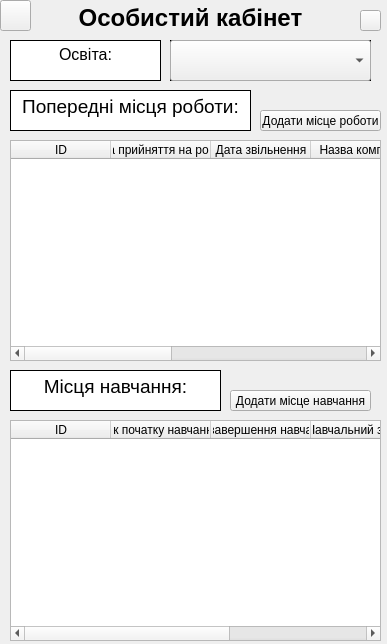
<?xml version="1.0" encoding="UTF-8"?>
<ui version="4.0">
 <class>PrivateOffice</class>
 <widget class="QMainWindow" name="PrivateOffice">
  <property name="geometry">
   <rect>
    <x>0</x>
    <y>0</y>
    <width>387</width>
    <height>644</height>
   </rect>
  </property>
  <property name="windowTitle">
   <string>MainWindow</string>
  </property>
  <widget class="QWidget" name="centralwidget">
   <widget class="QTextBrowser" name="textBrowser">
    <property name="geometry">
     <rect>
      <x>-10</x>
      <y>0</y>
      <width>401</width>
      <height>41</height>
     </rect>
    </property>
    <property name="styleSheet">
     <string notr="true">background-color: rgba(255, 255, 255, 0);
border:none;</string>
    </property>
    <property name="html">
     <string>&lt;!DOCTYPE HTML PUBLIC &quot;-//W3C//DTD HTML 4.0//EN&quot; &quot;http://www.w3.org/TR/REC-html40/strict.dtd&quot;&gt;
&lt;html&gt;&lt;head&gt;&lt;meta name=&quot;qrichtext&quot; content=&quot;1&quot; /&gt;&lt;style type=&quot;text/css&quot;&gt;
p, li { white-space: pre-wrap; }
&lt;/style&gt;&lt;/head&gt;&lt;body style=&quot; font-family:'MS Shell Dlg 2'; font-size:8.25pt; font-weight:400; font-style:normal;&quot;&gt;
&lt;p align=&quot;center&quot; style=&quot; margin-top:0px; margin-bottom:0px; margin-left:0px; margin-right:0px; -qt-block-indent:0; text-indent:0px;&quot;&gt;&lt;span style=&quot; font-size:18pt; font-weight:600;&quot;&gt;Особистий кабінет&lt;/span&gt;&lt;/p&gt;&lt;/body&gt;&lt;/html&gt;</string>
    </property>
   </widget>
   <widget class="QStackedWidget" name="stackedWidget">
    <property name="geometry">
     <rect>
      <x>0</x>
      <y>40</y>
      <width>381</width>
      <height>601</height>
     </rect>
    </property>
    <property name="currentIndex">
     <number>2</number>
    </property>
    <widget class="QWidget" name="page">
     <widget class="QLabel" name="CompanyLogo">
      <property name="geometry">
       <rect>
        <x>130</x>
        <y>10</y>
        <width>131</width>
        <height>131</height>
       </rect>
      </property>
      <property name="styleSheet">
       <string notr="true"/>
      </property>
      <property name="text">
       <string/>
      </property>
     </widget>
     <widget class="QTextBrowser" name="textBrowser_1">
      <property name="geometry">
       <rect>
        <x>10</x>
        <y>170</y>
        <width>151</width>
        <height>41</height>
       </rect>
      </property>
      <property name="styleSheet">
       <string notr="true">border: 1px solid black;</string>
      </property>
      <property name="html">
       <string>&lt;!DOCTYPE HTML PUBLIC &quot;-//W3C//DTD HTML 4.0//EN&quot; &quot;http://www.w3.org/TR/REC-html40/strict.dtd&quot;&gt;
&lt;html&gt;&lt;head&gt;&lt;meta name=&quot;qrichtext&quot; content=&quot;1&quot; /&gt;&lt;style type=&quot;text/css&quot;&gt;
p, li { white-space: pre-wrap; }
&lt;/style&gt;&lt;/head&gt;&lt;body style=&quot; font-family:'MS Shell Dlg 2'; font-size:8.25pt; font-weight:400; font-style:normal;&quot;&gt;
&lt;p align=&quot;center&quot; style=&quot; margin-top:0px; margin-bottom:0px; margin-left:0px; margin-right:0px; -qt-block-indent:0; text-indent:0px;&quot;&gt;&lt;span style=&quot; font-size:10pt;&quot;&gt;Назва компанії:&lt;/span&gt;&lt;/p&gt;&lt;/body&gt;&lt;/html&gt;</string>
      </property>
     </widget>
     <widget class="QTextEdit" name="CompanyName">
      <property name="geometry">
       <rect>
        <x>170</x>
        <y>170</y>
        <width>201</width>
        <height>41</height>
       </rect>
      </property>
      <property name="font">
       <font>
        <pointsize>12</pointsize>
       </font>
      </property>
      <property name="styleSheet">
       <string notr="true">border: 1px solid black;</string>
      </property>
     </widget>
     <widget class="QTextEdit" name="Telephone">
      <property name="geometry">
       <rect>
        <x>170</x>
        <y>270</y>
        <width>201</width>
        <height>41</height>
       </rect>
      </property>
      <property name="font">
       <font>
        <pointsize>12</pointsize>
       </font>
      </property>
      <property name="styleSheet">
       <string notr="true">border: 1px solid black;</string>
      </property>
     </widget>
     <widget class="QTextBrowser" name="textBrowser_4">
      <property name="geometry">
       <rect>
        <x>10</x>
        <y>320</y>
        <width>151</width>
        <height>41</height>
       </rect>
      </property>
      <property name="styleSheet">
       <string notr="true">border: 1px solid black;</string>
      </property>
      <property name="html">
       <string>&lt;!DOCTYPE HTML PUBLIC &quot;-//W3C//DTD HTML 4.0//EN&quot; &quot;http://www.w3.org/TR/REC-html40/strict.dtd&quot;&gt;
&lt;html&gt;&lt;head&gt;&lt;meta name=&quot;qrichtext&quot; content=&quot;1&quot; /&gt;&lt;style type=&quot;text/css&quot;&gt;
p, li { white-space: pre-wrap; }
&lt;/style&gt;&lt;/head&gt;&lt;body style=&quot; font-family:'MS Shell Dlg 2'; font-size:8.25pt; font-weight:400; font-style:normal;&quot;&gt;
&lt;p align=&quot;center&quot; style=&quot; margin-top:0px; margin-bottom:0px; margin-left:0px; margin-right:0px; -qt-block-indent:0; text-indent:0px;&quot;&gt;&lt;span style=&quot; font-size:12pt;&quot;&gt;Сайт компанії:&lt;/span&gt;&lt;/p&gt;&lt;/body&gt;&lt;/html&gt;</string>
      </property>
     </widget>
     <widget class="QTextEdit" name="CompanySite">
      <property name="geometry">
       <rect>
        <x>170</x>
        <y>320</y>
        <width>201</width>
        <height>41</height>
       </rect>
      </property>
      <property name="font">
       <font>
        <pointsize>12</pointsize>
       </font>
      </property>
      <property name="styleSheet">
       <string notr="true">border: 1px solid black;</string>
      </property>
     </widget>
     <widget class="QTextEdit" name="Email">
      <property name="geometry">
       <rect>
        <x>170</x>
        <y>220</y>
        <width>201</width>
        <height>41</height>
       </rect>
      </property>
      <property name="font">
       <font>
        <pointsize>12</pointsize>
       </font>
      </property>
      <property name="styleSheet">
       <string notr="true">border: 1px solid black;</string>
      </property>
     </widget>
     <widget class="QTextEdit" name="CompanyBriefly">
      <property name="geometry">
       <rect>
        <x>10</x>
        <y>420</y>
        <width>361</width>
        <height>171</height>
       </rect>
      </property>
      <property name="font">
       <font>
        <pointsize>12</pointsize>
       </font>
      </property>
      <property name="styleSheet">
       <string notr="true">border: 1px solid black;</string>
      </property>
     </widget>
     <widget class="QTextBrowser" name="textBrowser_5">
      <property name="geometry">
       <rect>
        <x>10</x>
        <y>220</y>
        <width>151</width>
        <height>41</height>
       </rect>
      </property>
      <property name="styleSheet">
       <string notr="true">border: 1px solid black;</string>
      </property>
      <property name="html">
       <string>&lt;!DOCTYPE HTML PUBLIC &quot;-//W3C//DTD HTML 4.0//EN&quot; &quot;http://www.w3.org/TR/REC-html40/strict.dtd&quot;&gt;
&lt;html&gt;&lt;head&gt;&lt;meta name=&quot;qrichtext&quot; content=&quot;1&quot; /&gt;&lt;style type=&quot;text/css&quot;&gt;
p, li { white-space: pre-wrap; }
&lt;/style&gt;&lt;/head&gt;&lt;body style=&quot; font-family:'MS Shell Dlg 2'; font-size:8.25pt; font-weight:400; font-style:normal;&quot;&gt;
&lt;p align=&quot;center&quot; style=&quot; margin-top:0px; margin-bottom:0px; margin-left:0px; margin-right:0px; -qt-block-indent:0; text-indent:0px;&quot;&gt;&lt;span style=&quot; font-size:12pt;&quot;&gt;Email:&lt;/span&gt;&lt;/p&gt;&lt;/body&gt;&lt;/html&gt;</string>
      </property>
     </widget>
     <widget class="QTextBrowser" name="textBrowser_2">
      <property name="geometry">
       <rect>
        <x>80</x>
        <y>370</y>
        <width>231</width>
        <height>41</height>
       </rect>
      </property>
      <property name="styleSheet">
       <string notr="true">border: 1px solid black;</string>
      </property>
      <property name="html">
       <string>&lt;!DOCTYPE HTML PUBLIC &quot;-//W3C//DTD HTML 4.0//EN&quot; &quot;http://www.w3.org/TR/REC-html40/strict.dtd&quot;&gt;
&lt;html&gt;&lt;head&gt;&lt;meta name=&quot;qrichtext&quot; content=&quot;1&quot; /&gt;&lt;style type=&quot;text/css&quot;&gt;
p, li { white-space: pre-wrap; }
&lt;/style&gt;&lt;/head&gt;&lt;body style=&quot; font-family:'MS Shell Dlg 2'; font-size:8.25pt; font-weight:400; font-style:normal;&quot;&gt;
&lt;p align=&quot;center&quot; style=&quot; margin-top:0px; margin-bottom:0px; margin-left:0px; margin-right:0px; -qt-block-indent:0; text-indent:0px;&quot;&gt;&lt;span style=&quot; font-size:14pt;&quot;&gt;Коротко про компанію:&lt;/span&gt;&lt;/p&gt;&lt;/body&gt;&lt;/html&gt;</string>
      </property>
     </widget>
     <widget class="QTextBrowser" name="textBrowser_3">
      <property name="geometry">
       <rect>
        <x>10</x>
        <y>270</y>
        <width>151</width>
        <height>41</height>
       </rect>
      </property>
      <property name="styleSheet">
       <string notr="true">border: 1px solid black;</string>
      </property>
      <property name="html">
       <string>&lt;!DOCTYPE HTML PUBLIC &quot;-//W3C//DTD HTML 4.0//EN&quot; &quot;http://www.w3.org/TR/REC-html40/strict.dtd&quot;&gt;
&lt;html&gt;&lt;head&gt;&lt;meta name=&quot;qrichtext&quot; content=&quot;1&quot; /&gt;&lt;style type=&quot;text/css&quot;&gt;
p, li { white-space: pre-wrap; }
&lt;/style&gt;&lt;/head&gt;&lt;body style=&quot; font-family:'MS Shell Dlg 2'; font-size:8.25pt; font-weight:400; font-style:normal;&quot;&gt;
&lt;p align=&quot;center&quot; style=&quot; margin-top:0px; margin-bottom:0px; margin-left:0px; margin-right:0px; -qt-block-indent:0; text-indent:0px;&quot;&gt;&lt;span style=&quot; font-size:12pt;&quot;&gt;Телефон:&lt;/span&gt;&lt;/p&gt;&lt;/body&gt;&lt;/html&gt;</string>
      </property>
     </widget>
     <widget class="QPushButton" name="Ok">
      <property name="geometry">
       <rect>
        <x>330</x>
        <y>10</y>
        <width>51</width>
        <height>22</height>
       </rect>
      </property>
      <property name="text">
       <string>Ок</string>
      </property>
     </widget>
     <widget class="QPushButton" name="Cancel">
      <property name="geometry">
       <rect>
        <x>310</x>
        <y>40</y>
        <width>71</width>
        <height>22</height>
       </rect>
      </property>
      <property name="text">
       <string>Скасувати</string>
      </property>
     </widget>
     <widget class="QPushButton" name="LoadNewAvatar">
      <property name="geometry">
       <rect>
        <x>9</x>
        <y>110</y>
        <width>111</width>
        <height>22</height>
       </rect>
      </property>
      <property name="text">
       <string>Завантажити фото</string>
      </property>
     </widget>
    </widget>
    <widget class="QWidget" name="page_2">
     <widget class="QLabel" name="JobSeekerPhoto">
      <property name="geometry">
       <rect>
        <x>130</x>
        <y>10</y>
        <width>131</width>
        <height>131</height>
       </rect>
      </property>
      <property name="styleSheet">
       <string notr="true"/>
      </property>
      <property name="text">
       <string/>
      </property>
     </widget>
     <widget class="QTextBrowser" name="textBrowser_6">
      <property name="geometry">
       <rect>
        <x>10</x>
        <y>170</y>
        <width>151</width>
        <height>41</height>
       </rect>
      </property>
      <property name="font">
       <font>
        <pointsize>12</pointsize>
       </font>
      </property>
      <property name="styleSheet">
       <string notr="true">border: 1px solid black;</string>
      </property>
      <property name="html">
       <string>&lt;!DOCTYPE HTML PUBLIC &quot;-//W3C//DTD HTML 4.0//EN&quot; &quot;http://www.w3.org/TR/REC-html40/strict.dtd&quot;&gt;
&lt;html&gt;&lt;head&gt;&lt;meta name=&quot;qrichtext&quot; content=&quot;1&quot; /&gt;&lt;style type=&quot;text/css&quot;&gt;
p, li { white-space: pre-wrap; }
&lt;/style&gt;&lt;/head&gt;&lt;body style=&quot; font-family:'MS Shell Dlg 2'; font-size:12pt; font-weight:400; font-style:normal;&quot;&gt;
&lt;p align=&quot;center&quot; style=&quot; margin-top:0px; margin-bottom:0px; margin-left:0px; margin-right:0px; -qt-block-indent:0; text-indent:0px;&quot;&gt;ПІБ здобувача:&lt;/p&gt;&lt;/body&gt;&lt;/html&gt;</string>
      </property>
     </widget>
     <widget class="QTextEdit" name="JobSeeker">
      <property name="geometry">
       <rect>
        <x>170</x>
        <y>170</y>
        <width>201</width>
        <height>41</height>
       </rect>
      </property>
      <property name="styleSheet">
       <string notr="true">border: 1px solid black;</string>
      </property>
     </widget>
     <widget class="QTextEdit" name="Telephone_2">
      <property name="geometry">
       <rect>
        <x>170</x>
        <y>270</y>
        <width>201</width>
        <height>41</height>
       </rect>
      </property>
      <property name="styleSheet">
       <string notr="true">border: 1px solid black;</string>
      </property>
     </widget>
     <widget class="QTextEdit" name="Email_2">
      <property name="geometry">
       <rect>
        <x>170</x>
        <y>220</y>
        <width>201</width>
        <height>41</height>
       </rect>
      </property>
      <property name="styleSheet">
       <string notr="true">border: 1px solid black;</string>
      </property>
     </widget>
     <widget class="QTextEdit" name="ShortlyAboutMyself">
      <property name="geometry">
       <rect>
        <x>10</x>
        <y>370</y>
        <width>361</width>
        <height>221</height>
       </rect>
      </property>
      <property name="styleSheet">
       <string notr="true">border: 1px solid black;</string>
      </property>
     </widget>
     <widget class="QTextBrowser" name="textBrowser_8">
      <property name="geometry">
       <rect>
        <x>10</x>
        <y>220</y>
        <width>151</width>
        <height>41</height>
       </rect>
      </property>
      <property name="styleSheet">
       <string notr="true">border: 1px solid black;</string>
      </property>
      <property name="html">
       <string>&lt;!DOCTYPE HTML PUBLIC &quot;-//W3C//DTD HTML 4.0//EN&quot; &quot;http://www.w3.org/TR/REC-html40/strict.dtd&quot;&gt;
&lt;html&gt;&lt;head&gt;&lt;meta name=&quot;qrichtext&quot; content=&quot;1&quot; /&gt;&lt;style type=&quot;text/css&quot;&gt;
p, li { white-space: pre-wrap; }
&lt;/style&gt;&lt;/head&gt;&lt;body style=&quot; font-family:'MS Shell Dlg 2'; font-size:8.25pt; font-weight:400; font-style:normal;&quot;&gt;
&lt;p align=&quot;center&quot; style=&quot; margin-top:0px; margin-bottom:0px; margin-left:0px; margin-right:0px; -qt-block-indent:0; text-indent:0px;&quot;&gt;&lt;span style=&quot; font-size:12pt;&quot;&gt;Email:&lt;/span&gt;&lt;/p&gt;&lt;/body&gt;&lt;/html&gt;</string>
      </property>
     </widget>
     <widget class="QTextBrowser" name="textBrowser_9">
      <property name="geometry">
       <rect>
        <x>100</x>
        <y>320</y>
        <width>171</width>
        <height>41</height>
       </rect>
      </property>
      <property name="styleSheet">
       <string notr="true">border: 1px solid black;</string>
      </property>
      <property name="html">
       <string>&lt;!DOCTYPE HTML PUBLIC &quot;-//W3C//DTD HTML 4.0//EN&quot; &quot;http://www.w3.org/TR/REC-html40/strict.dtd&quot;&gt;
&lt;html&gt;&lt;head&gt;&lt;meta name=&quot;qrichtext&quot; content=&quot;1&quot; /&gt;&lt;style type=&quot;text/css&quot;&gt;
p, li { white-space: pre-wrap; }
&lt;/style&gt;&lt;/head&gt;&lt;body style=&quot; font-family:'MS Shell Dlg 2'; font-size:8.25pt; font-weight:400; font-style:normal;&quot;&gt;
&lt;p align=&quot;center&quot; style=&quot; margin-top:0px; margin-bottom:0px; margin-left:0px; margin-right:0px; -qt-block-indent:0; text-indent:0px;&quot;&gt;&lt;span style=&quot; font-size:14pt;&quot;&gt;Коротко про себе:&lt;/span&gt;&lt;/p&gt;&lt;/body&gt;&lt;/html&gt;</string>
      </property>
     </widget>
     <widget class="QTextBrowser" name="textBrowser_10">
      <property name="geometry">
       <rect>
        <x>10</x>
        <y>270</y>
        <width>151</width>
        <height>41</height>
       </rect>
      </property>
      <property name="styleSheet">
       <string notr="true">border: 1px solid black;</string>
      </property>
      <property name="html">
       <string>&lt;!DOCTYPE HTML PUBLIC &quot;-//W3C//DTD HTML 4.0//EN&quot; &quot;http://www.w3.org/TR/REC-html40/strict.dtd&quot;&gt;
&lt;html&gt;&lt;head&gt;&lt;meta name=&quot;qrichtext&quot; content=&quot;1&quot; /&gt;&lt;style type=&quot;text/css&quot;&gt;
p, li { white-space: pre-wrap; }
&lt;/style&gt;&lt;/head&gt;&lt;body style=&quot; font-family:'MS Shell Dlg 2'; font-size:8.25pt; font-weight:400; font-style:normal;&quot;&gt;
&lt;p align=&quot;center&quot; style=&quot; margin-top:0px; margin-bottom:0px; margin-left:0px; margin-right:0px; -qt-block-indent:0; text-indent:0px;&quot;&gt;&lt;span style=&quot; font-size:12pt;&quot;&gt;Телефон:&lt;/span&gt;&lt;/p&gt;&lt;/body&gt;&lt;/html&gt;</string>
      </property>
     </widget>
     <widget class="QPushButton" name="LoadNewAvatar_2">
      <property name="geometry">
       <rect>
        <x>9</x>
        <y>110</y>
        <width>111</width>
        <height>22</height>
       </rect>
      </property>
      <property name="text">
       <string>Завантажити фото</string>
      </property>
     </widget>
     <widget class="QPushButton" name="Ok_2">
      <property name="geometry">
       <rect>
        <x>330</x>
        <y>10</y>
        <width>51</width>
        <height>22</height>
       </rect>
      </property>
      <property name="text">
       <string>Ок</string>
      </property>
     </widget>
     <widget class="QPushButton" name="Cancel_2">
      <property name="geometry">
       <rect>
        <x>310</x>
        <y>40</y>
        <width>71</width>
        <height>22</height>
       </rect>
      </property>
      <property name="text">
       <string>Скасувати</string>
      </property>
     </widget>
    </widget>
    <widget class="QWidget" name="page_3">
     <widget class="QTextEdit" name="Education">
      <property name="geometry">
       <rect>
        <x>170</x>
        <y>0</y>
        <width>201</width>
        <height>41</height>
       </rect>
      </property>
      <property name="styleSheet">
       <string notr="true">border: 1px solid black;</string>
      </property>
     </widget>
     <widget class="QTextBrowser" name="textBrowser_7">
      <property name="geometry">
       <rect>
        <x>10</x>
        <y>0</y>
        <width>151</width>
        <height>41</height>
       </rect>
      </property>
      <property name="font">
       <font>
        <pointsize>12</pointsize>
       </font>
      </property>
      <property name="styleSheet">
       <string notr="true">border: 1px solid black;</string>
      </property>
      <property name="html">
       <string>&lt;!DOCTYPE HTML PUBLIC &quot;-//W3C//DTD HTML 4.0//EN&quot; &quot;http://www.w3.org/TR/REC-html40/strict.dtd&quot;&gt;
&lt;html&gt;&lt;head&gt;&lt;meta name=&quot;qrichtext&quot; content=&quot;1&quot; /&gt;&lt;style type=&quot;text/css&quot;&gt;
p, li { white-space: pre-wrap; }
&lt;/style&gt;&lt;/head&gt;&lt;body style=&quot; font-family:'MS Shell Dlg 2'; font-size:12pt; font-weight:400; font-style:normal;&quot;&gt;
&lt;p align=&quot;center&quot; style=&quot; margin-top:0px; margin-bottom:0px; margin-left:0px; margin-right:0px; -qt-block-indent:0; text-indent:0px;&quot;&gt;Освіта:&lt;/p&gt;&lt;/body&gt;&lt;/html&gt;</string>
      </property>
     </widget>
     <widget class="QTextBrowser" name="textBrowser_11">
      <property name="geometry">
       <rect>
        <x>10</x>
        <y>50</y>
        <width>241</width>
        <height>41</height>
       </rect>
      </property>
      <property name="styleSheet">
       <string notr="true">border: 1px solid black;</string>
      </property>
      <property name="html">
       <string>&lt;!DOCTYPE HTML PUBLIC &quot;-//W3C//DTD HTML 4.0//EN&quot; &quot;http://www.w3.org/TR/REC-html40/strict.dtd&quot;&gt;
&lt;html&gt;&lt;head&gt;&lt;meta name=&quot;qrichtext&quot; content=&quot;1&quot; /&gt;&lt;style type=&quot;text/css&quot;&gt;
p, li { white-space: pre-wrap; }
&lt;/style&gt;&lt;/head&gt;&lt;body style=&quot; font-family:'MS Shell Dlg 2'; font-size:8.25pt; font-weight:400; font-style:normal;&quot;&gt;
&lt;p align=&quot;center&quot; style=&quot; margin-top:0px; margin-bottom:0px; margin-left:0px; margin-right:0px; -qt-block-indent:0; text-indent:0px;&quot;&gt;&lt;span style=&quot; font-size:14pt;&quot;&gt;Попередні місця роботи:&lt;/span&gt;&lt;/p&gt;&lt;/body&gt;&lt;/html&gt;</string>
      </property>
     </widget>
     <widget class="QTableWidget" name="Data">
      <property name="geometry">
       <rect>
        <x>10</x>
        <y>100</y>
        <width>371</width>
        <height>221</height>
       </rect>
      </property>
      <property name="styleSheet">
       <string notr="true"/>
      </property>
      <column>
       <property name="text">
        <string>ID</string>
       </property>
      </column>
      <column>
       <property name="text">
        <string>Дата прийняття на роботу</string>
       </property>
      </column>
      <column>
       <property name="text">
        <string>Дата звільнення</string>
       </property>
      </column>
      <column>
       <property name="text">
        <string>Назва компанії</string>
       </property>
      </column>
      <column>
       <property name="text">
        <string>Посада</string>
       </property>
      </column>
      <column>
       <property name="text">
        <string>Місцезнаходження компанії</string>
       </property>
      </column>
      <column>
       <property name="text">
        <string>Посадові обов'язки та досягнення</string>
       </property>
      </column>
     </widget>
     <widget class="QComboBox" name="EditEduc">
      <property name="geometry">
       <rect>
        <x>170</x>
        <y>0</y>
        <width>201</width>
        <height>41</height>
       </rect>
      </property>
     </widget>
     <widget class="QPushButton" name="AddNewJob">
      <property name="geometry">
       <rect>
        <x>260</x>
        <y>70</y>
        <width>121</width>
        <height>21</height>
       </rect>
      </property>
      <property name="text">
       <string>Додати місце роботи</string>
      </property>
     </widget>
     <widget class="QPushButton" name="AddNewEduc">
      <property name="geometry">
       <rect>
        <x>230</x>
        <y>350</y>
        <width>141</width>
        <height>21</height>
       </rect>
      </property>
      <property name="text">
       <string>Додати місце навчання</string>
      </property>
     </widget>
     <widget class="QTextBrowser" name="textBrowser_12">
      <property name="geometry">
       <rect>
        <x>10</x>
        <y>330</y>
        <width>211</width>
        <height>41</height>
       </rect>
      </property>
      <property name="styleSheet">
       <string notr="true">border: 1px solid black;</string>
      </property>
      <property name="html">
       <string>&lt;!DOCTYPE HTML PUBLIC &quot;-//W3C//DTD HTML 4.0//EN&quot; &quot;http://www.w3.org/TR/REC-html40/strict.dtd&quot;&gt;
&lt;html&gt;&lt;head&gt;&lt;meta name=&quot;qrichtext&quot; content=&quot;1&quot; /&gt;&lt;style type=&quot;text/css&quot;&gt;
p, li { white-space: pre-wrap; }
&lt;/style&gt;&lt;/head&gt;&lt;body style=&quot; font-family:'MS Shell Dlg 2'; font-size:8.25pt; font-weight:400; font-style:normal;&quot;&gt;
&lt;p align=&quot;center&quot; style=&quot; margin-top:0px; margin-bottom:0px; margin-left:0px; margin-right:0px; -qt-block-indent:0; text-indent:0px;&quot;&gt;&lt;span style=&quot; font-size:14pt;&quot;&gt;Місця навчання:&lt;/span&gt;&lt;/p&gt;&lt;/body&gt;&lt;/html&gt;</string>
      </property>
     </widget>
     <widget class="QTableWidget" name="PreviousEduc">
      <property name="geometry">
       <rect>
        <x>10</x>
        <y>380</y>
        <width>371</width>
        <height>221</height>
       </rect>
      </property>
      <property name="minimumSize">
       <size>
        <width>0</width>
        <height>0</height>
       </size>
      </property>
      <property name="styleSheet">
       <string notr="true"/>
      </property>
      <column>
       <property name="text">
        <string>ID</string>
       </property>
      </column>
      <column>
       <property name="text">
        <string>Рік початку навчання</string>
       </property>
      </column>
      <column>
       <property name="text">
        <string>Рік завершення навчання</string>
       </property>
      </column>
      <column>
       <property name="text">
        <string>Навчальний заклад</string>
       </property>
      </column>
      <column>
       <property name="text">
        <string>Кваліфікація</string>
       </property>
      </column>
     </widget>
    </widget>
   </widget>
   <widget class="QPushButton" name="Edit">
    <property name="geometry">
     <rect>
      <x>360</x>
      <y>10</y>
      <width>21</width>
      <height>21</height>
     </rect>
    </property>
    <property name="toolTip">
     <string>&lt;html&gt;&lt;head/&gt;&lt;body&gt;&lt;p&gt;Редактировать профиль&lt;/p&gt;&lt;/body&gt;&lt;/html&gt;</string>
    </property>
    <property name="styleSheet">
     <string notr="true">border-image: url(:/image/images/Edit.png) 0 0 0 0 stretch stretch;</string>
    </property>
    <property name="text">
     <string/>
    </property>
   </widget>
   <widget class="QPushButton" name="NextPage">
    <property name="geometry">
     <rect>
      <x>0</x>
      <y>0</y>
      <width>31</width>
      <height>31</height>
     </rect>
    </property>
    <property name="toolTip">
     <string>&lt;html&gt;&lt;head/&gt;&lt;body&gt;&lt;p&gt;Наступна сторінка&lt;/p&gt;&lt;/body&gt;&lt;/html&gt;</string>
    </property>
    <property name="styleSheet">
     <string notr="true">border-image: url(:/image/images/ArrowRight.png);</string>
    </property>
    <property name="text">
     <string/>
    </property>
   </widget>
  </widget>
 </widget>
 <tabstops>
  <tabstop>CompanyName</tabstop>
  <tabstop>Email</tabstop>
  <tabstop>Telephone</tabstop>
  <tabstop>CompanySite</tabstop>
  <tabstop>CompanyBriefly</tabstop>
  <tabstop>JobSeeker</tabstop>
  <tabstop>Email_2</tabstop>
  <tabstop>Telephone_2</tabstop>
  <tabstop>ShortlyAboutMyself</tabstop>
  <tabstop>Ok_2</tabstop>
  <tabstop>Cancel_2</tabstop>
  <tabstop>LoadNewAvatar_2</tabstop>
  <tabstop>textBrowser</tabstop>
  <tabstop>textBrowser_4</tabstop>
  <tabstop>textBrowser_6</tabstop>
  <tabstop>Ok</tabstop>
  <tabstop>LoadNewAvatar</tabstop>
  <tabstop>Cancel</tabstop>
  <tabstop>textBrowser_5</tabstop>
  <tabstop>textBrowser_8</tabstop>
  <tabstop>textBrowser_9</tabstop>
  <tabstop>textBrowser_10</tabstop>
  <tabstop>textBrowser</tabstop>
  <tabstop>textBrowser_2</tabstop>
  <tabstop>textBrowser_3</tabstop>
  <tabstop>Edit</tabstop>
 </tabstops>
 <resources/>
 <connections/>
</ui>
